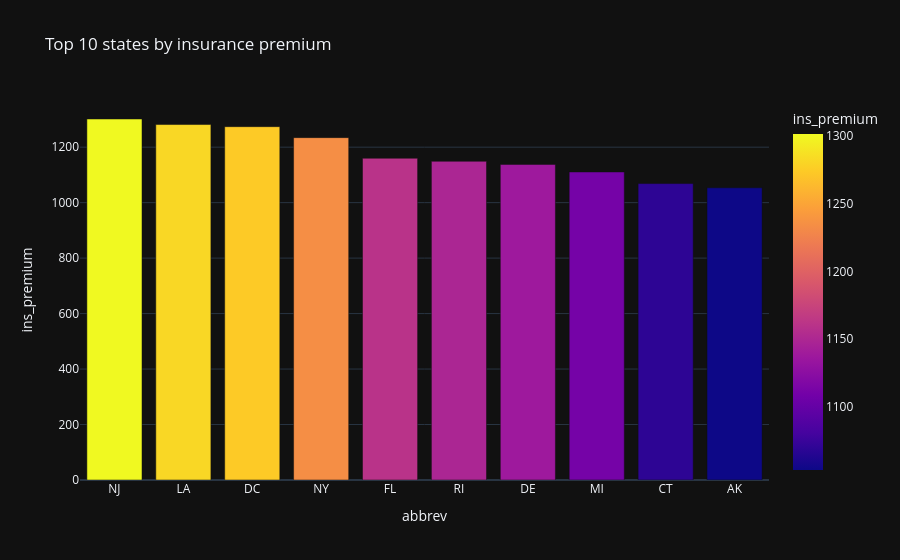

Notebook code for this chart:
### Code cell
# Dataframe se top 10 rows nikalna
top10 = df.sort_values('ins_premium', ascending=False).head(10)

# Sahi template 'plotly_dark' use karke chart banana
fig = px.bar(top10, x='abbrev', y='ins_premium', 
             title="Top 10 states by insurance premium",
             template='plotly_dark', 
             color='ins_premium')

fig.show()

### Figure 1 — Plotly figure (JSON) as saved in the notebook; plotly's stock layout.template omitted (floating-point values rounded to 4 significant figures)
{"data": [{"hovertemplate": "abbrev=%{x}<br>ins_premium=%{marker.color}<extra></extra>", "legendgroup": "", "marker": {"color": [1302.0, 1282.0, 1274.0, 1234.0, 1160.0, 1149.0, 1138.0, 1111.0, 1069.0, 1053.0], "coloraxis": "coloraxis", "pattern": {"shape": ""}}, "name": "", "orientation": "v", "showlegend": false, "textposition": "auto", "type": "bar", "x": ["NJ", "LA", "DC", "NY", "FL", "RI", "DE", "MI", "CT", "AK"], "xaxis": "x", "y": [1302.0, 1282.0, 1274.0, 1234.0, 1160.0, 1149.0, 1138.0, 1111.0, 1069.0, 1053.0], "yaxis": "y"}], "layout": {"barmode": "relative", "coloraxis": {"colorbar": {"title": {"text": "ins_premium"}}, "colorscale": [[0, "#0d0887"], [0.1111, "#46039f"], [0.2222, "#7201a8"], [0.3333, "#9c179e"], [0.4444, "#bd3786"], [0.5556, "#d8576b"], [0.6667, "#ed7953"], [0.7778, "#fb9f3a"], [0.8889, "#fdca26"], [1, "#f0f921"]]}, "legend": {"tracegroupgap": 0}, "title": {"text": "Top 10 states by insurance premium"}, "xaxis": {"anchor": "y", "domain": [0, 1], "title": {"text": "abbrev"}}, "yaxis": {"anchor": "x", "domain": [0, 1], "title": {"text": "ins_premium"}}}}
